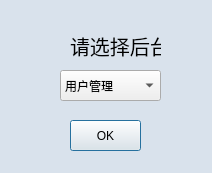
<?xml version="1.0" encoding="UTF-8"?>
<ui version="4.0">
 <class>choseTableDialog</class>
 <widget class="QDialog" name="choseTableDialog">
  <property name="geometry">
   <rect>
    <x>0</x>
    <y>0</y>
    <width>212</width>
    <height>173</height>
   </rect>
  </property>
  <property name="minimumSize">
   <size>
    <width>212</width>
    <height>173</height>
   </size>
  </property>
  <property name="maximumSize">
   <size>
    <width>212</width>
    <height>173</height>
   </size>
  </property>
  <property name="windowTitle">
   <string>后台管理选择</string>
  </property>
  <property name="styleSheet">
   <string notr="true">QDialog{
	background-color: rgb(217, 226, 236);
}</string>
  </property>
  <widget class="QComboBox" name="comboBox">
   <property name="geometry">
    <rect>
     <x>60</x>
     <y>70</y>
     <width>101</width>
     <height>31</height>
    </rect>
   </property>
   <item>
    <property name="text">
     <string>用户管理</string>
    </property>
   </item>
   <item>
    <property name="text">
     <string>商品管理</string>
    </property>
   </item>
   <item>
    <property name="text">
     <string>订单管理</string>
    </property>
   </item>
  </widget>
  <widget class="QLabel" name="label">
   <property name="geometry">
    <rect>
     <x>70</x>
     <y>30</y>
     <width>91</width>
     <height>31</height>
    </rect>
   </property>
   <property name="font">
    <font>
     <pointsize>15</pointsize>
    </font>
   </property>
   <property name="text">
    <string>请选择后台</string>
   </property>
  </widget>
  <widget class="QPushButton" name="pushButton">
   <property name="geometry">
    <rect>
     <x>70</x>
     <y>120</y>
     <width>71</width>
     <height>31</height>
    </rect>
   </property>
   <property name="text">
    <string>OK</string>
   </property>
  </widget>
 </widget>
 <resources/>
 <connections/>
</ui>
